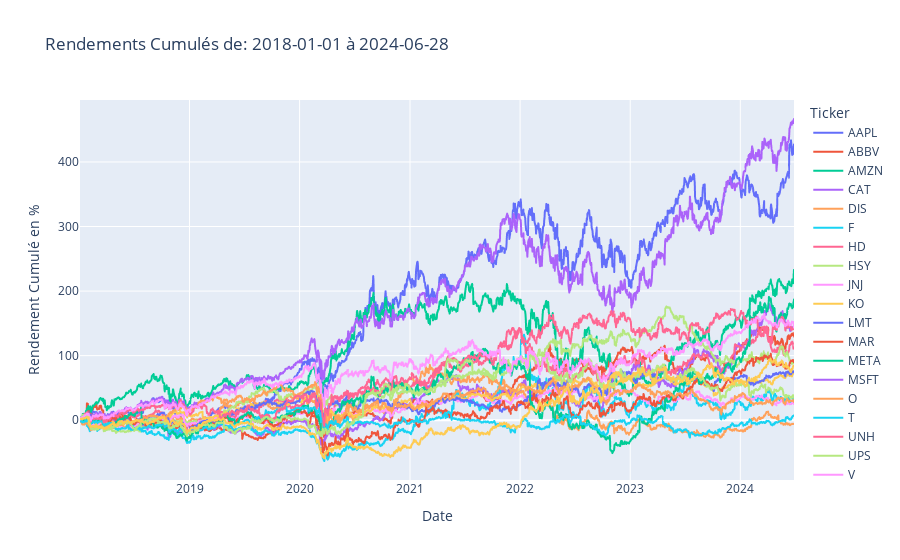

The notebook cell this image was saved under:
### Code cell
portfolio_returns = stocks_data['Adj Close'].pct_change().dropna() # rendements quotidiens [(prix actuel-prix préc)/prix préc ]

portfolio_returns_cumprod = portfolio_returns.add(1).cumprod().sub(1)*100 #rendements cumulés à partir des rendements quotidiens
#visualisation 
fig = px.line(portfolio_returns_cumprod,
              x=portfolio_returns_cumprod.index,
              y=portfolio_returns_cumprod.columns,
              title = f"Rendements Cumulés de: {init_date} à {last_date}")

fig.update_xaxes(title_text='Date')
fig.update_yaxes(title_text='Rendement Cumulé en %')

fig.show()

### Figure 1 — Plotly figure (JSON) as saved in the notebook; plotly's stock layout.template omitted (floating-point values rounded to 4 significant figures; data arrays with more than 128 entries replaced by an {"elided": "..."} marker saying what was removed)
{"data": [{"hovertemplate": "Ticker=AAPL<br>Date=%{x}<br>value=%{y}<extra></extra>", "legendgroup": "AAPL", "line": {"color": "#636efa", "dash": "solid"}, "marker": {"symbol": "circle"}, "mode": "lines", "name": "AAPL", "showlegend": true, "type": "scattergl", "x": {"elided": "1631 str values"}, "xaxis": "x", "y": {"elided": "1631 float values"}, "yaxis": "y"}, {"hovertemplate": "Ticker=ABBV<br>Date=%{x}<br>value=%{y}<extra></extra>", "legendgroup": "ABBV", "line": {"color": "#EF553B", "dash": "solid"}, "marker": {"symbol": "circle"}, "mode": "lines", "name": "ABBV", "showlegend": true, "type": "scattergl", "x": {"elided": "1631 str values"}, "xaxis": "x", "y": {"elided": "1631 float values"}, "yaxis": "y"}, {"hovertemplate": "Ticker=AMZN<br>Date=%{x}<br>value=%{y}<extra></extra>", "legendgroup": "AMZN", "line": {"color": "#00cc96", "dash": "solid"}, "marker": {"symbol": "circle"}, "mode": "lines", "name": "AMZN", "showlegend": true, "type": "scattergl", "x": {"elided": "1631 str values"}, "xaxis": "x", "y": {"elided": "1631 float values"}, "yaxis": "y"}, {"hovertemplate": "Ticker=CAT<br>Date=%{x}<br>value=%{y}<extra></extra>", "legendgroup": "CAT", "line": {"color": "#ab63fa", "dash": "solid"}, "marker": {"symbol": "circle"}, "mode": "lines", "name": "CAT", "showlegend": true, "type": "scattergl", "x": {"elided": "1631 str values"}, "xaxis": "x", "y": {"elided": "1631 float values"}, "yaxis": "y"}, {"hovertemplate": "Ticker=DIS<br>Date=%{x}<br>value=%{y}<extra></extra>", "legendgroup": "DIS", "line": {"color": "#FFA15A", "dash": "solid"}, "marker": {"symbol": "circle"}, "mode": "lines", "name": "DIS", "showlegend": true, "type": "scattergl", "x": {"elided": "1631 str values"}, "xaxis": "x", "y": {"elided": "1631 float values"}, "yaxis": "y"}, {"hovertemplate": "Ticker=F<br>Date=%{x}<br>value=%{y}<extra></extra>", "legendgroup": "F", "line": {"color": "#19d3f3", "dash": "solid"}, "marker": {"symbol": "circle"}, "mode": "lines", "name": "F", "showlegend": true, "type": "scattergl", "x": {"elided": "1631 str values"}, "xaxis": "x", "y": {"elided": "1631 float values"}, "yaxis": "y"}, {"hovertemplate": "Ticker=HD<br>Date=%{x}<br>value=%{y}<extra></extra>", "legendgroup": "HD", "line": {"color": "#FF6692", "dash": "solid"}, "marker": {"symbol": "circle"}, "mode": "lines", "name": "HD", "showlegend": true, "type": "scattergl", "x": {"elided": "1631 str values"}, "xaxis": "x", "y": {"elided": "1631 float values"}, "yaxis": "y"}, {"hovertemplate": "Ticker=HSY<br>Date=%{x}<br>value=%{y}<extra></extra>", "legendgroup": "HSY", "line": {"color": "#B6E880", "dash": "solid"}, "marker": {"symbol": "circle"}, "mode": "lines", "name": "HSY", "showlegend": true, "type": "scattergl", "x": {"elided": "1631 str values"}, "xaxis": "x", "y": {"elided": "1631 float values"}, "yaxis": "y"}, {"hovertemplate": "Ticker=JNJ<br>Date=%{x}<br>value=%{y}<extra></extra>", "legendgroup": "JNJ", "line": {"color": "#FF97FF", "dash": "solid"}, "marker": {"symbol": "circle"}, "mode": "lines", "name": "JNJ", "showlegend": true, "type": "scattergl", "x": {"elided": "1631 str values"}, "xaxis": "x", "y": {"elided": "1631 float values"}, "yaxis": "y"}, {"hovertemplate": "Ticker=KO<br>Date=%{x}<br>value=%{y}<extra></extra>", "legendgroup": "KO", "line": {"color": "#FECB52", "dash": "solid"}, "marker": {"symbol": "circle"}, "mode": "lines", "name": "KO", "showlegend": true, "type": "scattergl", "x": {"elided": "1631 str values"}, "xaxis": "x", "y": {"elided": "1631 float values"}, "yaxis": "y"}, {"hovertemplate": "Ticker=LMT<br>Date=%{x}<br>value=%{y}<extra></extra>", "legendgroup": "LMT", "line": {"color": "#636efa", "dash": "solid"}, "marker": {"symbol": "circle"}, "mode": "lines", "name": "LMT", "showlegend": true, "type": "scattergl", "x": {"elided": "1631 str values"}, "xaxis": "x", "y": {"elided": "1631 float values"}, "yaxis": "y"}, {"hovertemplate": "Ticker=MAR<br>Date=%{x}<br>value=%{y}<extra></extra>", "legendgroup": "MAR", "line": {"color": "#EF553B", "dash": "solid"}, "marker": {"symbol": "circle"}, "mode": "lines", "name": "MAR", "showlegend": true, "type": "scattergl", "x": {"elided": "1631 str values"}, "xaxis": "x", "y": {"elided": "1631 float values"}, "yaxis": "y"}, {"hovertemplate": "Ticker=META<br>Date=%{x}<br>value=%{y}<extra></extra>", "legendgroup": "META", "line": {"color": "#00cc96", "dash": "solid"}, "marker": {"symbol": "circle"}, "mode": "lines", "name": "META", "showlegend": true, "type": "scattergl", "x": {"elided": "1631 str values"}, "xaxis": "x", "y": {"elided": "1631 float values"}, "yaxis": "y"}, {"hovertemplate": "Ticker=MSFT<br>Date=%{x}<br>value=%{y}<extra></extra>", "legendgroup": "MSFT", "line": {"color": "#ab63fa", "dash": "solid"}, "marker": {"symbol": "circle"}, "mode": "lines", "name": "MSFT", "showlegend": true, "type": "scattergl", "x": {"elided": "1631 str values"}, "xaxis": "x", "y": {"elided": "1631 float values"}, "yaxis": "y"}, {"hovertemplate": "Ticker=O<br>Date=%{x}<br>value=%{y}<extra></extra>", "legendgroup": "O", "line": {"color": "#FFA15A", "dash": "solid"}, "marker": {"symbol": "circle"}, "mode": "lines", "name": "O", "showlegend": true, "type": "scattergl", "x": {"elided": "1631 str values"}, "xaxis": "x", "y": {"elided": "1631 float values"}, "yaxis": "y"}, {"hovertemplate": "Ticker=T<br>Date=%{x}<br>value=%{y}<extra></extra>", "legendgroup": "T", "line": {"color": "#19d3f3", "dash": "solid"}, "marker": {"symbol": "circle"}, "mode": "lines", "name": "T", "showlegend": true, "type": "scattergl", "x": {"elided": "1631 str values"}, "xaxis": "x", "y": {"elided": "1631 float values"}, "yaxis": "y"}, {"hovertemplate": "Ticker=UNH<br>Date=%{x}<br>value=%{y}<extra></extra>", "legendgroup": "UNH", "line": {"color": "#FF6692", "dash": "solid"}, "marker": {"symbol": "circle"}, "mode": "lines", "name": "UNH", "showlegend": true, "type": "scattergl", "x": {"elided": "1631 str values"}, "xaxis": "x", "y": {"elided": "1631 float values"}, "yaxis": "y"}, {"hovertemplate": "Ticker=UPS<br>Date=%{x}<br>value=%{y}<extra></extra>", "legendgroup": "UPS", "line": {"color": "#B6E880", "dash": "solid"}, "marker": {"symbol": "circle"}, "mode": "lines", "name": "UPS", "showlegend": true, "type": "scattergl", "x": {"elided": "1631 str values"}, "xaxis": "x", "y": {"elided": "1631 float values"}, "yaxis": "y"}, {"hovertemplate": "Ticker=V<br>Date=%{x}<br>value=%{y}<extra></extra>", "legendgroup": "V", "line": {"color": "#FF97FF", "dash": "solid"}, "marker": {"symbol": "circle"}, "mode": "lines", "name": "V", "showlegend": true, "type": "scattergl", "x": {"elided": "1631 str values"}, "xaxis": "x", "y": {"elided": "1631 float values"}, "yaxis": "y"}, {"hovertemplate": "Ticker=XOM<br>Date=%{x}<br>value=%{y}<extra></extra>", "legendgroup": "XOM", "line": {"color": "#FECB52", "dash": "solid"}, "marker": {"symbol": "circle"}, "mode": "lines", "name": "XOM", "showlegend": true, "type": "scattergl", "x": {"elided": "1631 str values"}, "xaxis": "x", "y": {"elided": "1631 float values"}, "yaxis": "y"}], "layout": {"autosize": true, "legend": {"title": {"text": "Ticker"}, "tracegroupgap": 0}, "title": {"text": "Rendements Cumulés de: 2018-01-01 à 2024-06-28"}, "xaxis": {"anchor": "y", "autorange": true, "domain": [0, 1], "range": ["2018-01-03", "2024-06-27"], "title": {"text": "Date"}, "type": "date"}, "yaxis": {"anchor": "x", "autorange": true, "domain": [0, 1], "range": [-92.61, 495.9], "title": {"text": "Rendement Cumulé en %"}, "type": "linear"}}}
